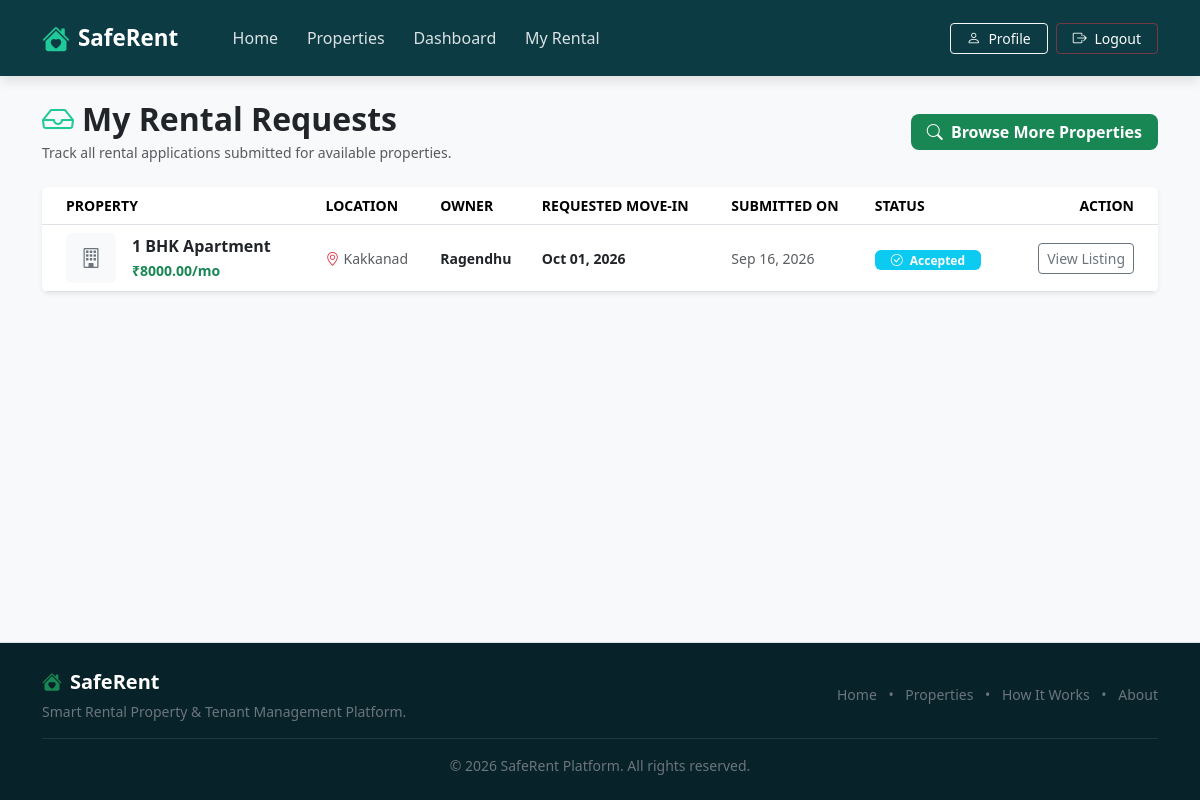
/tenant/requests/ (signed in), run on the app's committed database.
### core/models.py (models this page shows, shortened)
class RentalRequest(models.Model):
    STATUS_PENDING = 'PENDING'
    STATUS_ACCEPTED = 'ACCEPTED'
    STATUS_REJECTED = 'REJECTED'
    STATUS_CHOICES = [
        (STATUS_PENDING, 'Pending'),
        (STATUS_ACCEPTED, 'Accepted'),
        (STATUS_REJECTED, 'Rejected'),
    ]
    tenant = models.ForeignKey(
        settings.AUTH_USER_MODEL,
        on_delete=models.CASCADE,
        related_name='rental_requests',
        help_text="Tenant who submitted the rental request"
    )
    property = models.ForeignKey(
        Property,
        on_delete=models.CASCADE,
        related_name='rental_requests',
        help_text="Requested rental property"
    )
    owner = models.ForeignKey(
        settings.AUTH_USER_MODEL,
        on_delete=models.CASCADE,
        related_name='incoming_rental_requests',
        help_text="Property owner receiving the request"
    )
    requested_move_in_date = models.DateField(help_text="Tenant's intended move-in date")
    message = models.TextField(blank=True, help_text="Optional message from tenant to property owner")
    status = models.CharField(
        max_length=20,
        choices=STATUS_CHOICES,
        default=STATUS_PENDING
    )
    created_at = models.DateTimeField(auto_now_add=True)
    class Meta:
        ordering = ['-created_at']
        verbose_name = "Rental Request"
        verbose_name_plural = "Rental Requests"

class Property(models.Model):
    PROPERTY_TYPE_CHOICES = [
        ('APARTMENT', 'Apartment'),
        ('HOUSE', 'House'),
        ('ROOM', 'Single Room'),
        ('SHARED', 'Shared Room'),
    ]
    FURNISHED_STATUS_CHOICES = [
        ('FURNISHED', 'Furnished'),
        ('SEMI', 'Semi-Furnished'),
        ('UNFURNISHED', 'Unfurnished'),
    ]
    owner = models.ForeignKey(
        settings.AUTH_USER_MODEL,
        on_delete=models.CASCADE,
        related_name='properties',
        help_text="Property owner user"
    )
    title = models.CharField(max_length=200, help_text="Property listing title")
    description = models.TextField(help_text="Detailed description of the property")
    location = models.CharField(max_length=100, help_text="City / Area / Locality")
    address = models.TextField(help_text="Full address of the property")
    monthly_rent = models.DecimalField(
        max_digits=10,
        decimal_places=2,
        help_text="Monthly rent amount in ₹"
    )
    security_deposit = models.DecimalField(
        max_digits=10,
        decimal_places=2,
        default=0,
        help_text="Security deposit amount in ₹"
    )
    property_type = models.CharField(
        max_length=20,
        choices=PROPERTY_TYPE_CHOICES,
        default='APARTMENT'
    )
    bedrooms = models.PositiveIntegerField(default=1)
    bathrooms = models.PositiveIntegerField(default=1)
    furnished_status = models.CharField(
        max_length=20,
        choices=FURNISHED_STATUS_CHOICES,
        default='UNFURNISHED'
    )
    wifi_available = models.BooleanField(default=False, verbose_name="Wi-Fi Available")
    parking_available = models.BooleanField(default=False, verbose_name="Parking Available")
    other_amenities = models.TextField(
        blank=True,
        help_text="Other facilities (e.g. Gym, Power Backup, Elevator, Security)"
    )
    is_available = models.BooleanField(default=True, verbose_name="Available for Rent")
    created_at = models.DateTimeField(auto_now_add=True)
    updated_at = models.DateTimeField(auto_now=True)
    class Meta:
        ordering = ['-created_at']
        verbose_name = "Property"
        verbose_name_plural = "Properties"
    @property
    def main_image(self):
        first_img = self.images.first()
        return first_img.image.url if first_img else None

### accounts/models.py (models this page shows, shortened)
class User(AbstractUser):
    ROLE_TENANT = 'TENANT'
    ROLE_OWNER = 'OWNER'
    ROLE_CHOICES = [
        (ROLE_TENANT, 'Tenant'),
        (ROLE_OWNER, 'Property Owner'),
    ]
    role = models.CharField(
        max_length=10,
        choices=ROLE_CHOICES,
        default=ROLE_TENANT,
        help_text="User role on SafeRent platform"
    )
    phone_number = models.CharField(
        max_length=15,
        blank=True,
        null=True,
        help_text="Contact phone number"
    )

### core/views.py (the view)
# urls.py: path('tenant/requests/', views.my_rental_requests, name='my_rental_requests'),
@login_required
def my_rental_requests(request):
    if request.user.role != User.ROLE_TENANT and not request.user.is_superuser:
        messages.warning(request, "Access denied. Only Tenants can view submitted rental requests.")
        return redirect('accounts:owner_dashboard')
    tenant_requests = RentalRequest.objects.filter(tenant=request.user).order_by('-created_at')
    return render(request, 'core/my_rental_requests.html', {
        'rental_requests': tenant_requests
    })

### core/templates/core/my_rental_requests.html (shortened to what this page needs)
{% extends 'base.html' %}
{% block content %}
<div class="container py-4">
    <div class="d-flex align-items-center justify-content-between flex-wrap gap-3 mb-4">
        <div>
            <h2 class="fw-bold text-dark mb-1">
                <i class="bi bi-inbox text-success-accent me-2"></i>My Rental Requests
            </h2>
            <p class="text-muted small mb-0">Track all rental applications submitted for available properties.</p>
        </div>
        <a href="{% url 'core:properties' %}" class="btn sr-btn-primary px-3">
            <i class="bi bi-search me-1"></i> Browse More Properties
        </a>
    </div>
    {% if rental_requests %}
        <div class="card sr-card shadow-sm border-0 overflow-hidden">
            <div class="table-responsive">
                <table class="table table-hover align-middle mb-0">
                    <thead class="bg-light text-uppercase small text-muted">
                        <tr>
                            <th scope="col" class="ps-4">Property</th>
                            <th scope="col">Location</th>
                            <th scope="col">Owner</th>
                            <th scope="col">Requested Move-in</th>
                            <th scope="col">Submitted On</th>
                            <th scope="col">Status</th>
                            <th scope="col" class="text-end pe-4">Action</th>
                        </tr>
                    </thead>
                    <tbody>
                        {% for req in rental_requests %}
                            <tr>
                                <td class="ps-4">
                                    <div class="d-flex align-items-center gap-3">
                                        {% if req.property.main_image %}
                                            <img src="{{ req.property.main_image }}" class="rounded object-fit-cover" style="width: 50px; height: 50px;" alt="{{ req.property.title }}">
                                        {% else %}
                                            <div class="bg-light text-secondary rounded d-flex align-items-center justify-content-center" style="width: 50px; height: 50px;">
                                                <i class="bi bi-building fs-5"></i>
                                            </div>
                                        {% endif %}
                                        <div>
                                            <span class="fw-bold text-dark d-block">{{ req.property.title }}</span>
                                            <small class="text-success fw-semibold">₹{{ req.property.monthly_rent }}/mo</small>
                                        </div>
                                    </div>
                                </td>
                                <td>
                                    <span class="small text-muted">
                                        <i class="bi bi-geo-alt text-danger me-1"></i>{{ req.property.location }}
                                    </span>
                                </td>
                                <td>
                                    <span class="fw-semibold small text-dark">
                                        {{ req.owner.first_name|default:req.owner.username }}
                                    </span>
                                </td>
                                <td>
                                    <span class="fw-semibold text-dark small">
                                        {{ req.requested_move_in_date|date:"M d, Y" }}
                                    </span>
                                </td>
                                <td>
                                    <span class="small text-muted">
                                        {{ req.created_at|date:"M d, Y" }}
                                    </span>
                                </td>
                                <td>
                                    {% if req.status == 'PENDING' %}
                                        <span class="badge bg-warning text-dark px-3 py-1">
                                            <i class="bi bi-clock-history me-1"></i> Pending
                                        </span>
                                    {% elif req.status == 'ACCEPTED' %}
                                        <span class="badge bg-info text-white px-3 py-1">
                                            <i class="bi bi-check-circle me-1"></i> Accepted
                                        </span>
                                    {% else %}
                                        <span class="badge bg-danger text-white px-3 py-1">
                                            <i class="bi bi-x-circle me-1"></i> Rejected
                                        </span>
                                    {% endif %}
                                </td>
                                <td class="text-end pe-4">
                                    <a href="{% url 'core:public_property_detail' req.property.pk %}" class="btn btn-outline-secondary btn-sm">
                                        View Listing
                                    </a>
                                </td>
                            </tr>
                        {% endfor %}
                    </tbody>
                </table>
            </div>
        </div>
    {% endif %}
</div>
{% endblock %}

### static/css/style.css (style rules this page uses)
:root { --sr-dark-teal: #0d3b44; --sr-dark-teal-hover: #07282e; --sr-green-accent: #198754; --sr-green-accent-hover: #146c43; --sr-light-bg: #f8f9fa; --sr-card-bg: #ffffff; --sr-text-dark: #1e293b; --sr-text-muted: #64748b; --sr-border-color: #e2e8f0; --sr-shadow-sm: 0 2px 8px rgba(15, 23, 42, 0.05); --sr-shadow-md: 0 10px 25px rgba(15, 23, 42, 0.08); }
body { background-color: var(--sr-light-bg); color: var(--sr-text-dark); font-family: 'Segoe UI', Roboto, -apple-system, BlinkMacSystemFont, sans-serif; min-height: 100vh; display: flex; flex-direction: column; }
.text-success-accent { color: #20c997 !important; }
.sr-btn-primary { background-color: var(--sr-green-accent); color: #ffffff !important; font-weight: 600; border-radius: 8px; border: none; transition: all 0.2s ease; }

### data on the page
RentalRequest: property "1 BHK Apartment", property.monthly_rent "8000.00", property.location "Kakkanad", owner.first_name "Ragendhu", requested_move_in_date "Oct 01, 2026", created_at "Sep 16, 2026", status "ACCEPTED" (drawn)
